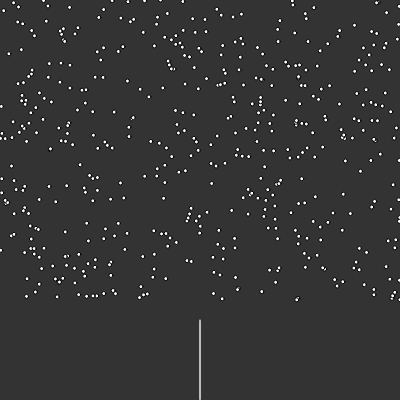
Frame 1 (no input)
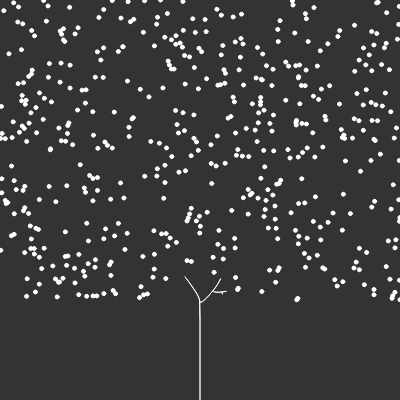
Frame 60 (no input)
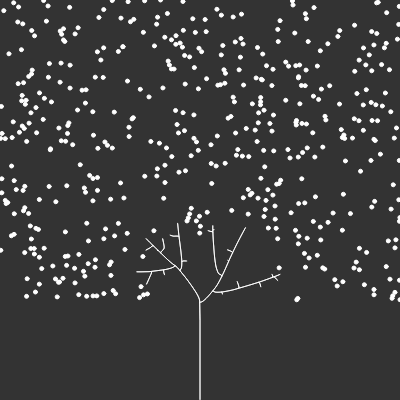
Frame 120 (the mouse pressed at the canvas centre since frame 60)

The p5.js sketch that drew these frames (run headless with seeded random() and noise() and a simulated clock; from frame 60 on, the mouse is pressed at the canvas centre):

// p5.js sketch
// ── sketch.js
let tree;
let max_dist = 30;
let min_dist = 5;

function setup() {
  createCanvas(400, 400);
  tree = new Tree();
}

function draw() {
  background(51);
  tree.show();
  tree.grow();
}

// ── branch.js
class Branch{
    constructor(parent, pos, dir){
        this.parent = parent;
        this.pos = pos;
        this.dir = dir;
        this.origDir = this.dir.copy();
        this.count = 0;
    }

    reset(){
        this.dir = this.origDir.copy();
        this.count = 0;
    }

    next(){
        let nextDir = p5.Vector.mult(this.dir, 50);
        let nextPos = p5.Vector.add(this.pos, this.dir, nextDir);
        let nextBranch = new Branch(this, nextPos, this.dir.copy()); 
        return nextBranch;
    }

    show(){
        if(this.parent != null){
            stroke(255);
            line(this.pos.x, this.pos.y, this.parent.pos.x, this.parent.pos.y);
        }
    }

}
// ── leaf.js
class Leaf{

    constructor(){
        this.pos = createVector(random(width),random(height-100));
    }

    show(){
        fill(255);
        ellipse(this.pos.x, this.pos.y, 4, 4)
    }

}
// ── tree.js
class Tree {
    constructor(){
        this.leaves = [];
        this.branches = [];

        for(let i = 0; i < 500; i++){
            this.leaves.push(new Leaf());
        }
        let pos = createVector(width/2, height);
        let dir = createVector(0, -1);
        let root = new Branch(null, pos, dir);
        this.branches.push(root);

        let current = root;
        let found = false;
        while(!found){
            for(let i = 0; i < this.leaves.length;i++){
                let d = p5.Vector.dist(current.pos, this.leaves[i].pos);
                if(d < max_dist){
                    found = true;
                }
                
            }
            if(!found){
                let branch = current.next();
                current = branch;
                this.branches.push(current);
            }
        }
    }

    grow(){
        for(let i = 0; i < this.leaves.length; i++){
            let leaf = this.leaves[i];


            let closestBranch = null;
            let closeDist = 100000;
            for(let j = 0; j< this.branches.length; j++){
                let branch = this.branches[j];
                let d = p5.Vector.dist(leaf.pos, branch.pos);
                if(d < min_dist){
                    leaf.reached = true;
                    closestBranch = null;
                    break;
                } else if(d < closeDist){
                    closestBranch = branch;
                    closeDist = d
                }
            }

            if(closestBranch != null){
                let newDir = p5.Vector.sub(leaf.pos, closestBranch.pos)
                newDir.normalize();
                closestBranch.dir.add(newDir)
                closestBranch.count++;
                
            }

            
        }
        for(let i = this.leaves.length - 1; i >= 0; i--){
                if(this.leaves[i].reached){
                    this.leaves.splice(i,1);
                }
            }

        for(let i = this.branches.length - 1; i >= 0; i--){
            let branch = this.branches[i];
            if(branch.count > 0){
                branch.dir.div(branch.count + 1);
                this.branches.push(branch.next()); 
            }
            branch.reset();
        }
    }

    show(){
        for(let i = 0; i < this.leaves.length; i++){
            this.leaves[i].show();
        }

        for(let i = 0; i < this.branches.length; i++){
            this.branches[i].show();
        }
    }
}
